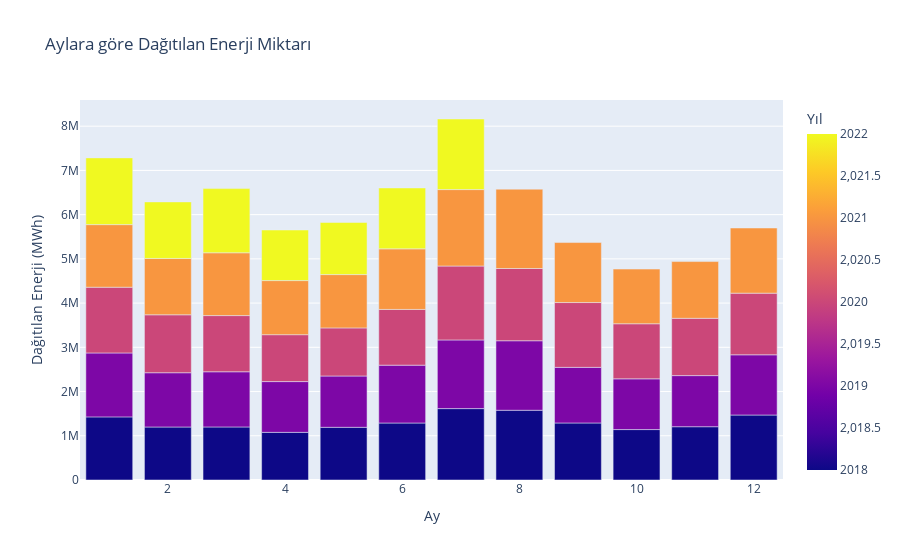

Notebook code for this chart:
### Markdown cell above
Aylık verilerin incelenmesi

### Code cell
temp = df.iloc[:,[1,-3,-2]].groupby(['Ay','Yıl'])['Dağıtılan Enerji (MWh)'].sum().reset_index()

fig = px.bar(data_frame=temp,
        x='Ay', y='Dağıtılan Enerji (MWh)',
        title='Aylara göre Dağıtılan Enerji Miktarı',
        color='Yıl')
fig.show()

### Figure 1 — Plotly figure (JSON) as saved in the notebook; plotly's stock layout.template omitted (floating-point values rounded to 4 significant figures)
{"data": [{"alignmentgroup": "True", "hovertemplate": "Ay=%{x}<br>Dağıtılan Enerji (MWh)=%{y}<br>Yıl=%{marker.color}<extra></extra>", "legendgroup": "", "marker": {"color": [2018, 2019, 2020, 2021, 2022, 2018, 2019, 2020, 2021, 2022, 2018, 2019, 2020, 2021, 2022, 2018, 2019, 2020, 2021, 2022, 2018, 2019, 2020, 2021, 2022, 2018, 2019, 2020, 2021, 2022, 2018, 2019, 2020, 2021, 2022, 2018, 2019, 2020, 2021, 2018, 2019, 2020, 2021, 2018, 2019, 2020, 2021, 2018, 2019, 2020, 2021, 2018, 2019, 2020, 2021], "coloraxis": "coloraxis", "pattern": {"shape": ""}}, "name": "", "offsetgroup": "", "orientation": "v", "showlegend": false, "textposition": "auto", "type": "bar", "x": [1, 1, 1, 1, 1, 2, 2, 2, 2, 2, 3, 3, 3, 3, 3, 4, 4, 4, 4, 4, 5, 5, 5, 5, 5, 6, 6, 6, 6, 6, 7, 7, 7, 7, 7, 8, 8, 8, 8, 9, 9, 9, 9, 10, 10, 10, 10, 11, 11, 11, 11, 12, 12, 12, 12], "xaxis": "x", "y": [1427000.0, 1446000.0, 1487000.0, 1415000.0, 1509000.0, 1198000.0, 1227000.0, 1310000.0, 1274000.0, 1278000.0, 1199000.0, 1248000.0, 1271000.0, 1420000.0, 1451000.0, 1077000.0, 1148000.0, 1061000.0, 1223000.0, 1144000.0, 1191000.0, 1160000.0, 1087000.0, 1205000.0, 1179000.0, 1289000.0, 1308000.0, 1260000.0, 1370000.0, 1377000.0, 1614000.0, 1552000.0, 1671000.0, 1729000.0, 1596000.0, 1577000.0, 1572000.0, 1633000.0, 1794000.0, 1290000.0, 1257000.0, 1466000.0, 1356000.0, 1140000.0, 1147000.0, 1245000.0, 1236000.0, 1205000.0, 1156000.0, 1295000.0, 1283000.0, 1469000.0, 1362000.0, 1394000.0, 1473000.0], "yaxis": "y"}], "layout": {"barmode": "relative", "coloraxis": {"colorbar": {"title": {"text": "Yıl"}}, "colorscale": [[0, "#0d0887"], [0.1111, "#46039f"], [0.2222, "#7201a8"], [0.3333, "#9c179e"], [0.4444, "#bd3786"], [0.5556, "#d8576b"], [0.6667, "#ed7953"], [0.7778, "#fb9f3a"], [0.8889, "#fdca26"], [1, "#f0f921"]]}, "legend": {"tracegroupgap": 0}, "title": {"text": "Aylara göre Dağıtılan Enerji Miktarı"}, "xaxis": {"anchor": "y", "domain": [0, 1], "title": {"text": "Ay"}}, "yaxis": {"anchor": "x", "domain": [0, 1], "title": {"text": "Dağıtılan Enerji (MWh)"}}}}
